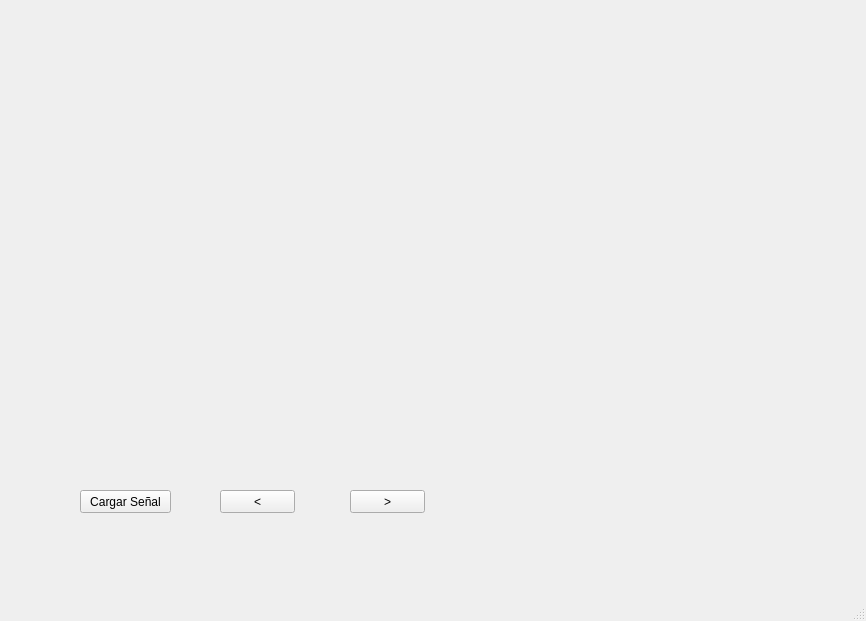
<?xml version="1.0" encoding="UTF-8"?>
<ui version="4.0">
 <class>MainWindow</class>
 <widget class="QMainWindow" name="MainWindow">
  <property name="geometry">
   <rect>
    <x>0</x>
    <y>0</y>
    <width>866</width>
    <height>621</height>
   </rect>
  </property>
  <property name="windowTitle">
   <string>MainWindow</string>
  </property>
  <widget class="QWidget" name="centralwidget">
   <widget class="QPushButton" name="boton_cargar">
    <property name="geometry">
     <rect>
      <x>80</x>
      <y>490</y>
      <width>91</width>
      <height>23</height>
     </rect>
    </property>
    <property name="text">
     <string>Cargar Señal</string>
    </property>
   </widget>
   <widget class="QPushButton" name="boton_atras">
    <property name="geometry">
     <rect>
      <x>220</x>
      <y>490</y>
      <width>75</width>
      <height>23</height>
     </rect>
    </property>
    <property name="text">
     <string>&lt;</string>
    </property>
   </widget>
   <widget class="QPushButton" name="boton_adelante">
    <property name="geometry">
     <rect>
      <x>350</x>
      <y>490</y>
      <width>75</width>
      <height>23</height>
     </rect>
    </property>
    <property name="text">
     <string>&gt;</string>
    </property>
   </widget>
   <widget class="QWidget" name="campo_grafico" native="true">
    <property name="geometry">
     <rect>
      <x>50</x>
      <y>30</y>
      <width>771</width>
      <height>431</height>
     </rect>
    </property>
    <widget class="QWidget" name="verticalLayoutWidget">
     <property name="geometry">
      <rect>
       <x>20</x>
       <y>20</y>
       <width>731</width>
       <height>391</height>
      </rect>
     </property>
     <layout class="QVBoxLayout" name="layout"/>
    </widget>
   </widget>
  </widget>
  <widget class="QMenuBar" name="menubar">
   <property name="geometry">
    <rect>
     <x>0</x>
     <y>0</y>
     <width>866</width>
     <height>21</height>
    </rect>
   </property>
  </widget>
  <widget class="QStatusBar" name="statusbar"/>
 </widget>
 <resources/>
 <connections/>
</ui>
